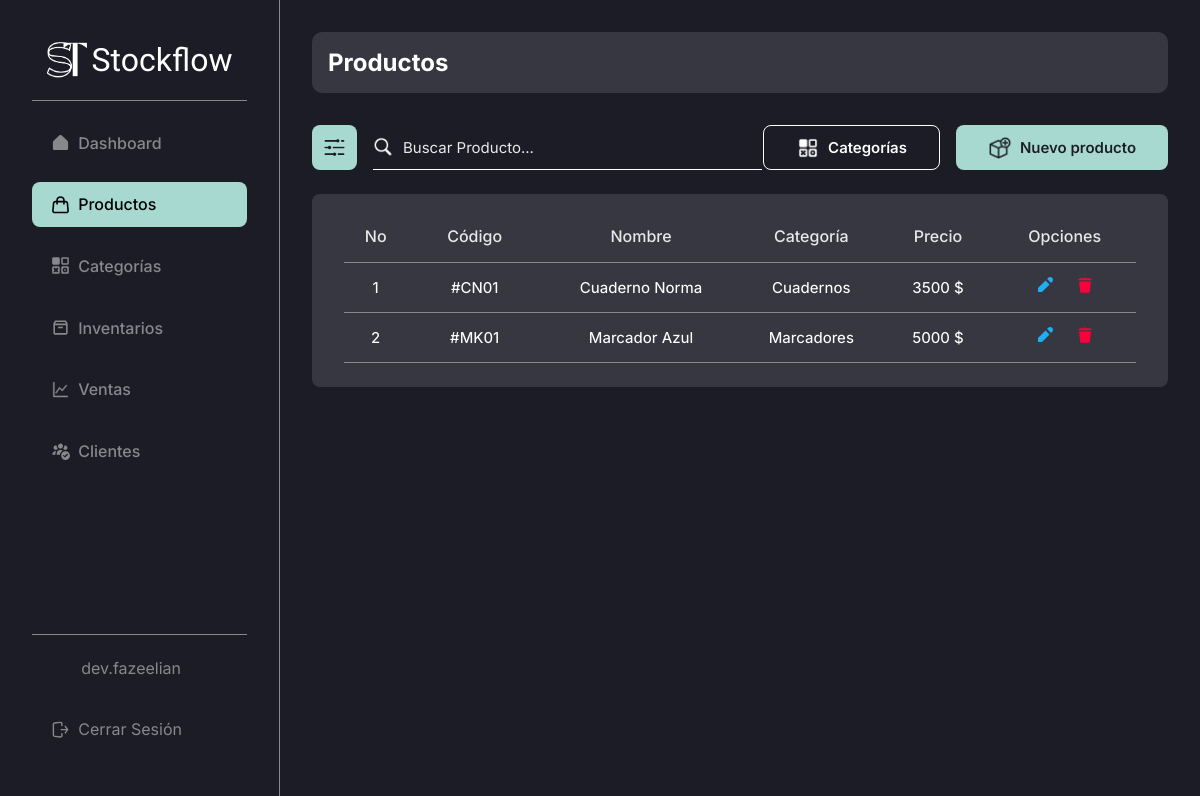
Page /admin/products/ (signed in) on the committed database.
### stockflow/models.py (models this page shows, shortened)
class User(db.Model):
    id = db.Column(db.Integer, primary_key = True) # Primary key
    email = db.Column(db.String(255), unique = True, nullable = False)
    username = db.Column(db.String(20), unique = True, nullable = False)
    names = db.Column(db.String(50), nullable = True, default="")
    last_names = db.Column(db.String(50), nullable = True, default="")
    password = db.Column(db.Text, nullable = False)
    profile_photo = db.Column(db.String(255), nullable=True, default="")

class Product(db.Model):
    id = db.Column(db.Integer, primary_key = True) # Primary key
    created_by = db.Column(db.Integer, db.ForeignKey("user.id"), nullable = False) # Foreign key
    name = db.Column(db.String(100), nullable = False)
    code = db.Column(db.String(10), nullable=False)
    category_id = db.Column(db.Integer, db.ForeignKey("category.id"), nullable = False) # Foreign key
    price = db.Column(db.Integer, nullable = False)
    image = db.Column(db.String(255), nullable = True)
    category = db.relationship('Category', backref='products', lazy=True)

class Category(db.Model):
    id = db.Column(db.Integer, primary_key = True) # Primary key
    created_by = db.Column(db.Integer, db.ForeignKey("user.id"), nullable = False) # Foreign key
    name = db.Column(db.String(50), unique = True, nullable = False)
    description = db.Column(db.String(255), default='Sin descripción')

### stockflow/modules/product.py (the view)
@bp.route("/", methods = ("GET", "POST"))
@login_required
def index():
    query = ""
    products = []
    if request.method == "POST":
        query = request.form.get("searchProduct", "")
        products = Product.query.filter(
            (
                Product.name.ilike(f"%{query}%") |  # Searching by name
                Product.code.ilike(f"%{query}%")  # Searching by code
            )
        ).all()
    else:
        products = Product.query.filter(Product.created_by == g.user.id).all()
    return render_template("modules/products/index.html", products = products, query=query)

### stockflow/auth.py (called while the page is built)
def login_required(view):
    @functools.wraps(view)
    def wrapped_view(**kwargs):
        if g.user is None:
            message = "Debes iniciar sesión"
            flash(message)
            return redirect(url_for("auth.login"))
        return view(**kwargs)
    return wrapped_view

@bp.before_app_request # Execute the next function in every request, every page
def load_logged_in_user():
    user_id = session.get("user_id")
    if user_id is None:
        g.user = None
    else:
        g.user = User.query.get_or_404(user_id)

### stockflow/templates/modules/products/index.html (shortened to what this page needs)
{% extends 'base-admin.html' %}
{% block content %}
    <head>
        <link rel="stylesheet" href="{{ url_for('static', filename='css/modules/products.css') }}">
    </head>
    <div class="content-group inter bg-black-light">
        <h2 class="color-white inter">Productos</h2>
    </div>
    <div class="top-page">
        <div class="cont-search">
            <button class="btn-search-filter bg-turquese-light-blue">
                <img src="{{ url_for('static', filename='img/icons/filter.png') }}" alt="">
            </button>
            <form action="{{ url_for('admin/products.index') }}" method="post" class="search-bar">
                <img src="{{ url_for('static', filename='img/icons/search.png') }}" alt="">
                <input type="text" class="color-white inter" name="searchProduct" value="{{ query }}" id="search" placeholder="Buscar Producto...">
            </form>
        </div>
        <div class="cont-create" style="gap: 1rem;">
            <a href="{{ url_for('admin/products/categories.index') }}" class="btn-create bg-black color-white inter" style="border: 1px solid white;">
                <img src="{{ url_for('static', filename='img/icons/categories.png') }}" alt="">
                <h2>Categorías</h2>
            </a>
            <a href="{{ url_for('admin/products.new') }}" class="btn-create bg-turquese-light-blue color-black inter">
                <img src="{{ url_for('static', filename='img/icons/add-product.png') }}" alt="">
                <h2>Nuevo producto</h2>
            </a>
        </div>
    </div>
    <table class="table inter bg-black-light">
        <thead>
            <tr class="thead color-white-gray">
                <th class="th th-no-prods">No</th>
                <th class="th th-code-prods">Código</th>
                <th class="th th-name-prods">Nombre</th>
                <th class="th th-category-prods">Categoría</th>
                <th class="th th-price-prods">Precio</th>
                <th class="th th-options-prods">Opciones</th>
            </tr>
        </thead>
        <tbody>
            {% if products %}
                {% for product in products | reverse %}
                    {% if g.user.id == product.created_by %}
                        <tr class="tbody">
                            <td class="td td-no-prods">{{ loop.index }}</td>
                            <td class="td td-code-prods">#{{ product.code }}</td>
                            <td class="td td-name-prods"><a href="#" class="color-white">{{ product.name }}</a></td>
                            <td class="td td-category-prods">{{ product.category.name }}</td>
                            <td class="td td-price-prods">{{ product.price }} $</td>
                            <td class="td td-options-prods">
                                <a href="{{ url_for('admin/products.update', id = product.id) }}">
                                    <svg
                                        xmlns="http://www.w3.org/2000/svg"
                                        viewBox="0 0 16 16"
                                        fill="#20AEF3"
                                    >
                                        <path
                                            d="M12.527 7.473L8.527 3.473 1 11 1 15 5 15zM11.172.828l-1.065 1.065 4 4 1.065-1.065c1.105-1.105 1.105-2.895 0-4l0 0C14.067-.276 12.276-.276 11.172.828z"
                                        />
                                    </svg>
                                </a>
                                <a href="{{ url_for('admin/products.delete', id = product.id) }}">
                                </a>
                            </td>
                        </tr>
                    {% else %}
                        <tr class="tbody">
                            <td class="td" style="width: 100%;">No hay productos creados por ti.</td>
                        </tr>
                    {% endif %}
                {% endfor %}
            {% endif %}
        </tbody>
    </table>
{% endblock %}

### stockflow/templates/base-admin.html (shortened to what this page needs)
<!DOCTYPE html>
<html lang="es">
<head>
    <link rel="stylesheet" href="{{ url_for('static', filename='css/global.css') }}">
    <link rel="stylesheet" href="{{ url_for('static', filename='css/base.css') }}">
    <link rel="stylesheet" href="{{ url_for('static', filename='css/tables.css') }}">
    <link rel="stylesheet" href="{{ url_for('static', filename='css/search.css') }}">
    <link rel="stylesheet" href="{{ url_for('static', filename='css/form.css') }}">
</head>
<body>
    <aside class="side-bar inter bg-black br-gray-1">
        <section class="side-bar-main">
            <h1 class="afacad">
                <a href="{{ url_for('admin.dashboard') }}" class="color-white">
                    <img src="{{ url_for('static', filename='img/logo.png') }}" alt="">
                    Stockflow
                </a>
            </h1>
            <br>
            <div class="side-bar-divider" />
            <nav class="side-nav-bar">
                <a
                    href="{{ url_for('admin.dashboard') }}"
                    class="item-side-nav-bar inter {% if request.endpoint == 'admin.dashboard' %}item-side-nav-bar--active{% endif %}"
                >
                    Dashboard
                </a>
                <a
                    href="{{ url_for('admin/products.index') }}"
                    class="item-side-nav-bar inter {% if request.endpoint == 'admin/products.index' %}item-side-nav-bar--active{% endif %}"
                >
                    Productos
                </a>
                <a
                    href="{{ url_for('admin/products/categories.index') }}"
                    class="item-side-nav-bar inter {% if request.endpoint == 'admin/products/categories.index' %}item-side-nav-bar--active{% endif %}"
                >
                    Categorías
                </a>
                <a
                    href="{{ url_for('admin/inventories.index') }}"
                    class="item-side-nav-bar inter {% if request.endpoint == 'admin/inventories.index' %}item-side-nav-bar--active{% endif %}"
                >
                    Inventarios
                </a>
                <a
                    href="{{ url_for('admin/sales.index') }}"
                    class="item-side-nav-bar inter {% if request.endpoint == 'admin/sales.index' %}item-side-nav-bar--active{% endif %}"
                >
                    Ventas
                </a>
                <a
                    href="{{ url_for('admin/customers.index') }}"
                    class="item-side-nav-bar inter {% if request.endpoint == 'admin/customers.index' %}item-side-nav-bar--active{% endif %}"
                >
                    Clientes
                </a>
            </nav>
        </section>
        <footer class="side-bar-footer" style="flex-direction: column;">
            <a
                href="{{ url_for('admin.profile') }}"
                class="item-side-nav-bar inter {% if request.endpoint == 'admin.profile' %}item-side-nav-bar--active{% endif %}"
            >
                {{ g.user.username }}
            </a>
            <a href="{{ url_for('auth.logout') }}" class="item-side-nav-bar inter">
                Cerrar Sesión
            </a>
        </footer>
    </aside>
    <main class="page-content bg-black">
        {% block content %}{% endblock %}
    </main>
</body>
</html>

### stockflow/static/css/global.css (style rules this page uses)
* { box-sizing: border-box; padding: 0; margin: 0; }
body { display: flex; width: 100%; height: 100%; }
a { text-decoration: none; }
.page-content { display: flex; width: 100%; height: 100%; min-height: 100vh; margin-left: 280px; flex-direction: column; color: white; padding: 2rem; }
.content-group { display: flex; width: 100%; padding: 1rem; border-radius: 10px; }
.bg-black { background-color: #1C1C26; }
.bg-black-light { background-color: #363740; }
.bg-turquese-light-blue { background-color: #A7D9D0; }
.color-black { color: #1C1C26; }
.color-white { color: #FFF; }
.color-white-gray { color: #E8E8E8; }
.inter { font-family: "Inter", sans-serif; font-optical-sizing: auto; font-style: normal; }
.afacad { font-family: "Afacad", sans-serif; font-optical-sizing: auto; font-style: normal; }
.br-gray-1 { border-right: 1px solid #87888C; }

### stockflow/static/css/base.css (style rules this page uses)
.side-bar { display: flex; position: fixed; z-index: 1; top: 0; left: 0; width: 280px; flex-direction: column; height: 100vh; padding: 2.5rem 2rem 2rem; justify-content: space-between; }
.side-bar h1 { text-align: center; font-weight: 500; }
.side-bar h1 a { display: flex; font-size: 2.3rem; align-items: center; justify-content: center; gap: 5px; }
.side-bar h1 a img { width: 40px; height: 40px; }
.side-bar-main { display: flex; width: 100%; height: auto; flex-direction: column; }
.side-nav-bar { display: flex; width: 100%; height: auto; list-style: none; flex-direction: column; margin-top: 20px; }
.side-nav-bar a { font-weight: 500; }
.item-side-nav-bar, .item-side-nav-bar--active { display: flex; width: 100%; height: auto; padding: 1rem 1.5rem 1rem; border-radius: 8px; margin-bottom: 1rem; text-decoration: none; align-items: center; gap: 10px; }
.item-side-nav-bar { color: #87888C; }
.item-side-nav-bar--active { color: black; background-color: #A7D9D0; }
.item-side-nav-bar--active svg { color: black !important; }
.item-side-nav-bar svg, .item-side-nav-bar--active svg { width: 20px; height: 20px; }
.item-side-nav-bar svg { color: #87888C !important; }
.side-bar-divider { display: flex; width: 100%; height: 1px; background-color: #87888C; }
.side-bar-footer { display: flex; width: 100%; min-height: 1px; border-top: 1px solid #87888C; align-items: center; justify-content: center; padding-top: 10px; }
@media screen and (max-width: 1440px) { .side-bar h1 a { font-size: 2rem; } }
@media screen and (max-width: 1440px) { .item-side-nav-bar, .item-side-nav-bar--active { padding: 0.8rem 1.2rem 0.8rem; gap: 8px; } }
@media screen and (max-width: 1440px) { .item-side-nav-bar svg, .item-side-nav-bar--active svg { width: 19px; height: 19px; } }

### stockflow/static/css/tables.css (style rules this page uses)
.table { display: flex; width: 100%; height: auto; margin: 2rem 0 2rem; flex-direction: column; border-radius: 8px; padding: 0 1.7rem 2rem; }
.thead { display: flex; width: 100%; height: auto; justify-content: space-between; padding: 1rem 0 0; border-bottom: 1px solid #87888C; }
.th { display: flex; width: auto; height: auto; padding: 1rem; font-size: 18px; justify-content: center; align-items: center; font-weight: 500; }
.tbody { display: flex; width: 100%; height: 100%; justify-content: space-between; border-bottom: 1px solid #87888C; }
.td { display: flex; width: auto; height: auto; font-size: 16px; justify-content: center; align-items: center; text-align: center; padding: 1rem 0 1rem; font-weight: 450; }
.td svg { width: 18px; height: 18px; }
@media screen and (max-width: 1440px) { .table { margin: 1.5rem 0 1.5rem; padding: 0 2rem 1.5rem; } }
@media screen and (max-width: 1440px) { .th { font-size: 16px; } }
@media screen and (max-width: 1440px) { .td { font-size: 15px; padding: 0.9rem 0 0.9rem; } }
@media screen and (max-width: 1440px) { .td svg { width: 16px; height: 16px; } }

### stockflow/static/css/modules/products.css (style rules this page uses)
.th-no-prods, .td-no-prods { width: 8%; }
.th-code-prods, .td-code-prods { width: 17%; }
.th-name-prods, .td-name-prods { width: 25%; }
.th-category-prods, .td-category-prods { width: 18%; }
.th-price-prods, .td-price-prods { width: 14%; }
.th-options-prods, .td-options-prods { width: 18%; }
.td-options-prods { gap: 1.5rem; }

### rows in the picture
User: user.username "dev.fazeelian"
Product: code "CN01", name "Cuaderno Norma", category.name "Cuadernos", price "3500"
Product: code "MK01", name "Marcador Azul", category.name "Marcadores", price "5000"
